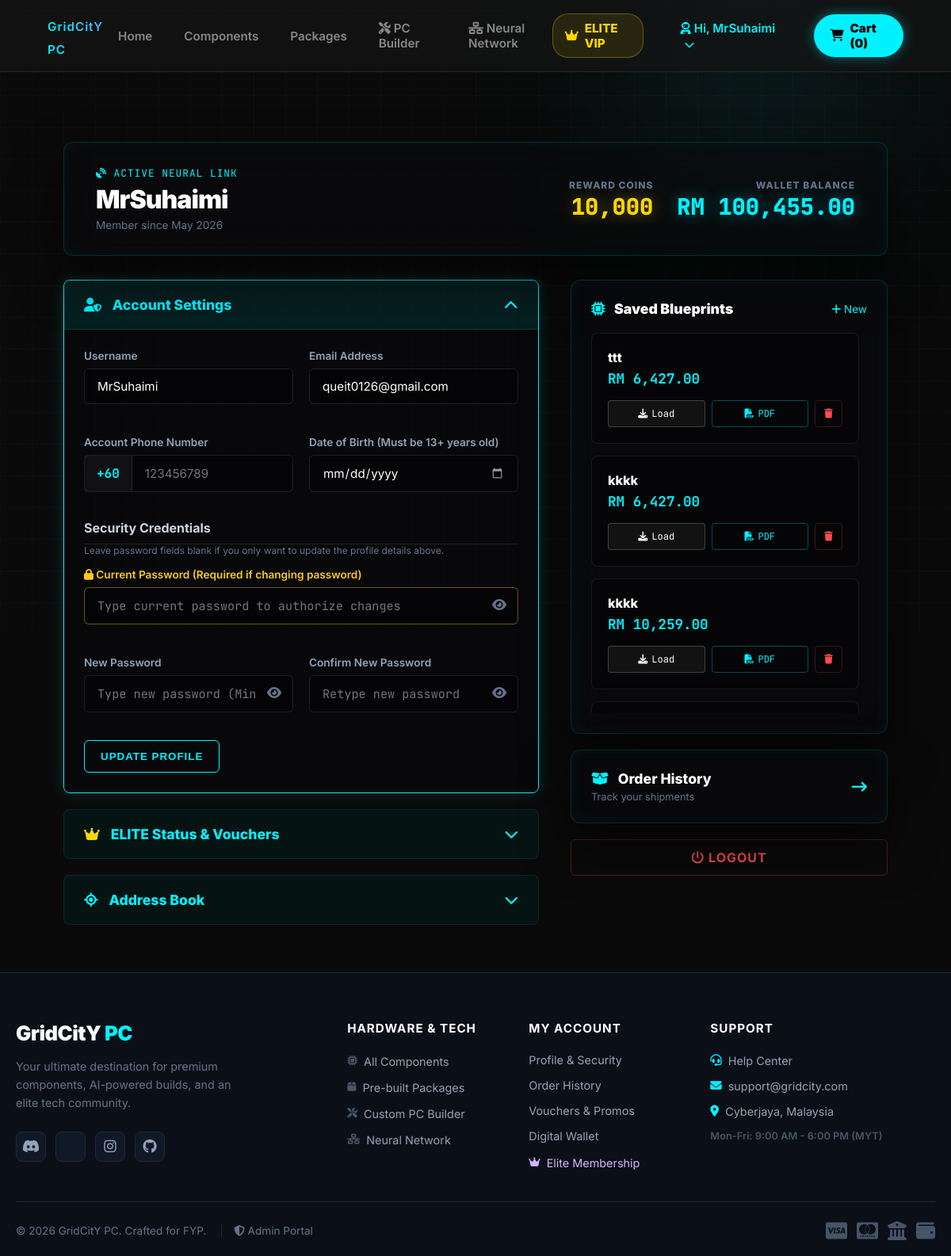
The page /profile.php (signed in) on the database as committed earlier.
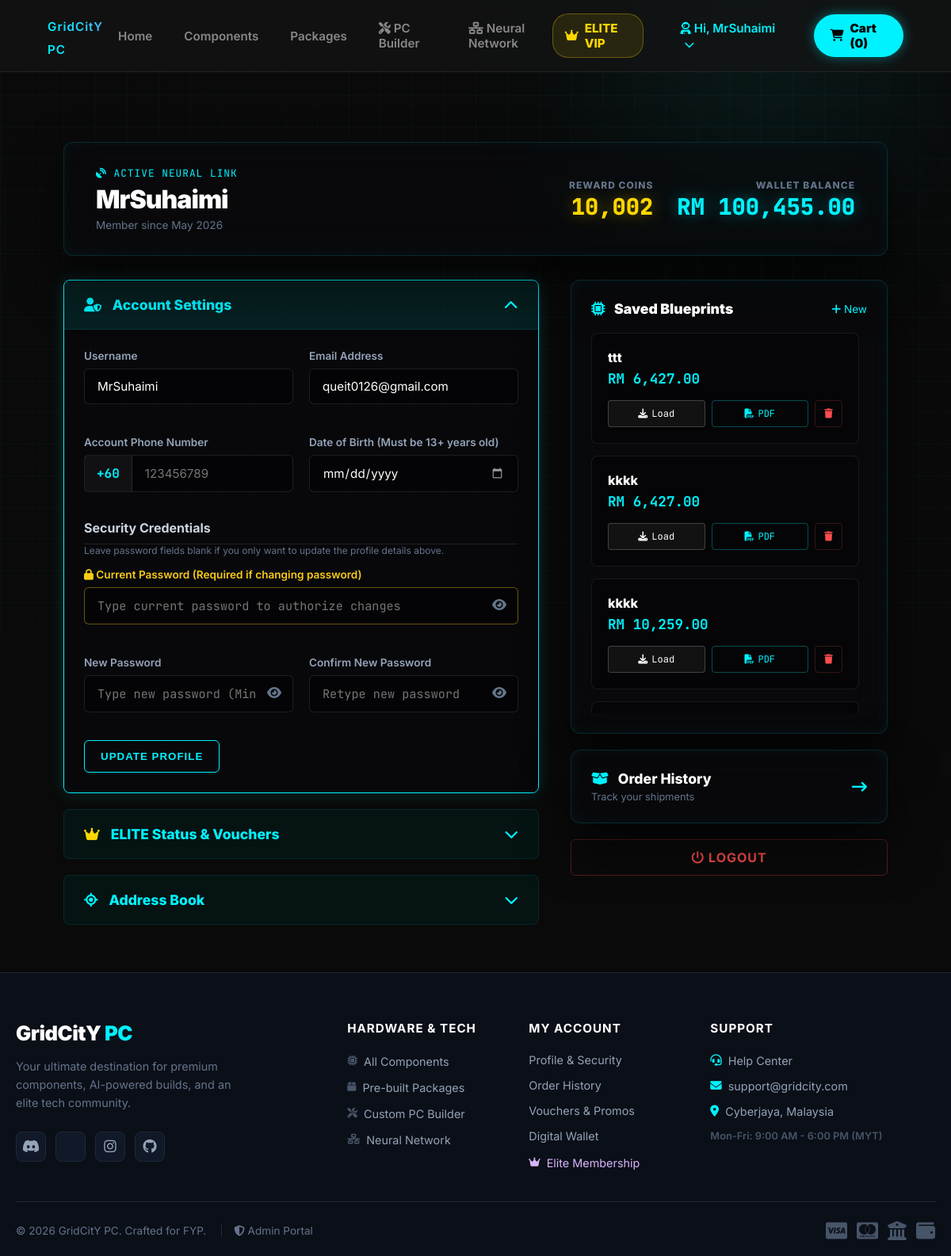
The same page on the database as committed later.
### tables this page shows
CREATE TABLE `customers` (
  `customer_id` int(11) NOT NULL,
  `username` varchar(150) DEFAULT NULL,
  `first_name` varchar(50) DEFAULT NULL,
  `last_name` varchar(50) DEFAULT NULL,
  `email` varchar(100) NOT NULL,
  `password` varchar(255) NOT NULL,
  `phone_number` varchar(20) DEFAULT NULL,
  `birthday` date DEFAULT NULL,
  `wallet_balance` decimal(10,2) NOT NULL DEFAULT 0.00,
  `reward_coins` int(11) NOT NULL DEFAULT 0,
  `membership_tier` varchar(20) DEFAULT 'Standard',
  `vip_expiry_date` datetime DEFAULT NULL,
  `auto_renew` tinyint(1) DEFAULT 0,
  `default_shipping_address` text DEFAULT NULL,
  `account_status` varchar(20) DEFAULT 'Active',
  `reset_token` varchar(6) DEFAULT NULL,
  `reset_token_expire` datetime DEFAULT NULL,
  `pref_gamer` int(11) DEFAULT 0,
  `pref_creator` int(11) DEFAULT 0,
  `pref_student` int(11) DEFAULT 0,
  `pref_enthusiast` int(11) DEFAULT 0,
  `created_at` datetime DEFAULT current_timestamp()
);

### profile.php (the view, shortened to what the changed rows need)
<?php
require_once 'config.php';
$customer_id = $_SESSION['customer_id'];
$open_acc = 'account';
$user = $conn->query("SELECT * FROM customers WHERE customer_id = $customer_id")->fetch_assoc();
?>
<!DOCTYPE html>
<html lang="en">
<head>
    <link rel="stylesheet" href="https://cdnjs.cloudflare.com/ajax/libs/font-awesome/6.4.0/css/all.min.css">
    <link rel="stylesheet" href="css/style.css">
</head>
<body>
<?php include 'includes/header.php'; ?>
<div class="dashboard-container">
    <div class="tech-auth-card identity-banner">
        <div class="user-info-large">
            <p><i class="fas fa-satellite-dish"></i> ACTIVE NEURAL LINK</p>
            <h1><?php echo htmlspecialchars($user['username']); ?></h1>
            <div style="font-size: 0.85rem; color: #64748b; margin-top: 5px;">Member since <?php echo date('M Y', strtotime($user['created_at'])); ?></div>
        </div>
        <div class="balance-badge">
            <div class="bal-item coins">
                <span>REWARD COINS</span>
                <h4><?php echo number_format($user['reward_coins']); ?></h4>
            </div>
            <div class="bal-item credits">
                <span>WALLET BALANCE</span>
                <h4>RM <?php echo number_format($user['wallet_balance'], 2); ?></h4>
            </div>
        </div>
    </div>
    <div class="dashboard-grid">
        <div class="main-column">
            <div class="accordion-item <?php echo $open_acc == 'account' ? 'active' : ''; ?>" id="acc-account">
                <div class="accordion-content">
                    <form method="POST">
                        <div style="display: grid; grid-template-columns: 1fr 1fr; gap: 20px;">
                            <div class="tech-input-group">
                                <label class="tech-label">Username</label>
                                <input type="text" name="username" class="tech-input" value="<?php echo htmlspecialchars($user['username']); ?>" pattern="[a-zA-Z0-9_]{3,20}" title="3-20 letters, numbers, or underscores" required>
                            </div>
                            <div class="tech-input-group">
                                <label class="tech-label">Email Address</label>
                                <input type="email" name="email" class="tech-input" value="<?php echo htmlspecialchars($user['email']); ?>" required>
                            </div>
                        </div>
                    </form>
                </div>
            </div>
        </div>
    </div>
</div>
</body>
</html>

Rows that differ between the two databases and show on the page:
changed customers "MrSuhaimi": reward_coins "10,000" → "10,002"
